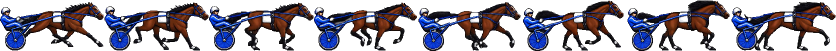
#> input picture mockups/pixel/fe8_cycle.png, 1672 x 102 px, given in place of fe12_cycle.bak-halo.png, which was not available (shown at 1/2 size)
$ python part_map.py
#> lines starting #> are read from the running program, lines starting #| are printed output that depends on the picture
"""The part map for the replay runner (mockups/pixel/fe12_cycle.png): a sheet the same size where every pixel is a flat
code color saying which part of the rig it belongs to, so the replay recolors by part instead of guessing from color
(the guess "anything blue is the driver's silks" is what dyed the bridle under a mask and flickered it in trim color).

The runner faces right with the driver and sulky on the left of each 208x101 cell, so position settles most of it:
blue left of the horse is silks (its top is the helmet trim) or, low down, the wheel; blue over the horse is tack.
The white pad is found as the side stride's pad always was (light, grey, a solid block over the back).

  python art/part_map.py        -> mockups/pixel/fe12_parts.png  (classified from the art before the outline pass)
"""
import os

import numpy as np
from PIL import Image

ROOT = os.path.dirname(os.path.dirname(os.path.abspath(__file__)))
SRC = os.path.join(ROOT, "mockups", "pixel", "fe12_cycle.bak-halo.png")    # the original colors; same pixels as the shipped sheet
SHIP = os.path.join(ROOT, "mockups", "pixel", "fe12_cycle.png")
OUT = os.path.join(ROOT, "mockups", "pixel", "fe12_parts.png")
FW, FH = 208, 101
DRIVER_X = 64                          # left of it: driver and sulky

PARTS = {                              # part -> code color in the map (the replay reads these exact values)
    "coat": (200, 60, 60), "tack": (60, 200, 60), "silks": (60, 60, 220), "trim": (120, 200, 255),
    "wheel": (90, 90, 90), "pad": (255, 255, 255), "driver": (255, 200, 120), "sulky": (40, 40, 40),
}


# [21 lines left out: function pad_pixels, not called in this run]


def classify(f):
    rgb = f[..., :3].astype(int)
    r, g, b = rgb[..., 0], rgb[..., 1], rgb[..., 2]
    solid = f[..., 3] > 0
    l = rgb.mean(-1)
    blue = solid & (b > r + 40) & (b > g + 20)
    ys, xs = np.mgrid[:FH, :FW]
    left = xs < DRIVER_X
    # the wheel: a disc, fitted to the blue below the seat (spokes and hub), so a tail or hind leg beside it stays horse
    wb = blue & left & (ys >= 58)
    cy, cx = ys[wb].mean(), xs[wb].mean()
    rad = max(ys[wb].max() - cy, cx - xs[wb].min()) + 1.5
    wheel = solid & ((ys - cy) ** 2 + (xs - cx) ** 2 <= rad * rad)
    # the silks are a body, the shafts and reins are lines: what survives a 3x3 opening of the driver's blue is silks
    sbl = blue & left & ~wheel
    er = np.ones_like(sbl)
    for dy in (-1, 0, 1):
        for dx in (-1, 0, 1):
            er &= np.roll(np.roll(sbl, dy, 0), dx, 1)
    body = np.zeros_like(sbl)
    for dy in (-1, 0, 1):
        for dx in (-1, 0, 1):
            body |= np.roll(np.roll(er, dy, 0), dx, 1)
    body &= sbl
    out = np.full(f.shape[:2], "", object)
    out[solid] = "coat"
    out[solid & left] = "driver"
    out[solid & left & (l < 60)] = "sulky"                                   # seat, boots, tire: dark, never recolored
    out[solid & left & (l < 75) & (xs >= 40) & (ys < 50) & (np.abs(r - b) < 25)] = "coat"   # the tail streaming back past the driver
    dist = np.sqrt((ys - cy) ** 2 + (xs - cx) ** 2)
    wheelpix = wheel & (blue | (np.abs(dist - rad) < 3) | (dist < 3.5))    # spokes, rim and tire, hub: what's really wheel in the disc
    out[wheelpix] = "wheel"
    # the far hind leg reaches back past the wheel: grow the coat into the low part of the driver's side from the horse,
    # through anything that isn't blue or wheel (a leg in front of the wheel stays leg, a sock stays leg)
    grow = solid & left & (ys >= 55) & ~blue & ~wheelpix & (dist > rad + 3)   # never into the tire's outer edge
    seed = (out == "coat") & ~left
    st = list(zip(*np.nonzero(seed & np.roll(grow, 1, 1))))
    while st:
        y, x = st.pop()
        for ny, nx in ((y - 1, x), (y + 1, x), (y, x - 1), (y, x + 1)):
            if 0 <= ny < FH and 0 <= nx < FW and grow[ny, nx] and out[ny, nx] != "coat":
                out[ny, nx] = "coat"; st.append((ny, nx))
    out[wheel & ~wheelpix & (out != "coat")] = "sulky"                     # the rest of the disc: shadow between the spokes
    out[blue & ~left & (ys < 70)] = "tack"                                    # blue down at the hooves is shine on the hoof, not a strap
    out[sbl & ~body] = "tack"                                                # shafts and reins at the driver's end
    out[solid & ~left & (l < 75) & (b > r + 8) & (ys < 65)] = "tack"          # the navy-black girth and straps (never down at the hooves)
    sb = keep_big(body, 30)                                                   # the driver's body and legs: sizable pieces; a small blob is a shaft or rein thickening by the hands
    out[body & ~sb] = "tack"
    out[sb] = "silks"
    if sb.any():
        wide = np.nonzero((blue & left & ~wheel).sum(1) >= 8)[0]               # the shoulders: the first row the silks run wide
        out[blue & left & ~wheel & (ys < wide.min())] = "trim"               # above them, the helmet's stripe and visor                      # the helmet's stripe and visor: blue at helmet height, thin or not
    out[pad_pixels(f)] = "pad"
    for comp in pieces(out == "tack"):                                       # specks of "tack" on a dark leg: too small to be a strap
        if len(comp) < 12:
            for q in comp:
                out[q] = "coat"
    return out


# [24 lines left out: functions pieces, keep_big, not called in this run]


def build(src=SRC):
#> called with src = 'mockups/pixel/fe12_cycle.bak-halo.png'
    a = np.asarray(Image.open(src).convert("RGBA"))
#> a is the input picture: shape (102, 1672, 4); mean R, G, B, A 26.8, 23.2, 33.4, 118
    n = a.shape[1] // FW
#> n = 8
    m = np.zeros((FH, FW * n, 4), np.uint8)
    for k in range(n):
        lab = classify(a[:, k * FW:(k + 1) * FW])
        for name, col in PARTS.items():
            sel = lab == name
            m[:, k * FW:(k + 1) * FW][sel] = (*col, 255)
#> this loop made 1 pass
#> pass 1, in classify, `rgb = f[..., :3].astype(int)`:
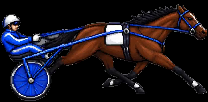
#> rgb: shape (102, 208, 3) int64; mean of channels 0, 1, 2 27.5, 23.5, 33.7; drawn as R, G, B
#> pass 1, in classify, `r, g, b = rgb[..., 0], rgb[..., 1], rgb[..., 2]`:
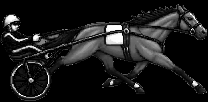
#> r: shape (102, 208) int64; min 0, max 255, mean 27.5
#> pass 1, in classify, `r, g, b = rgb[..., 0], rgb[..., 1], rgb[..., 2]`:
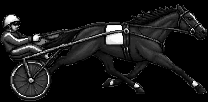
#> g: shape (102, 208) int64; min 0, max 255, mean 23.5
#> pass 1, in classify, `r, g, b = rgb[..., 0], rgb[..., 1], rgb[..., 2]`:
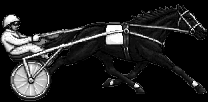
#> b: shape (102, 208) int64; min 0, max 255, mean 33.7
#> after the loop: m: shape (101, 1664, 4); every value is 0
    return m


if __name__ == "__main__":
#> (the run stopped early here; a loop or call above may not have finished)
